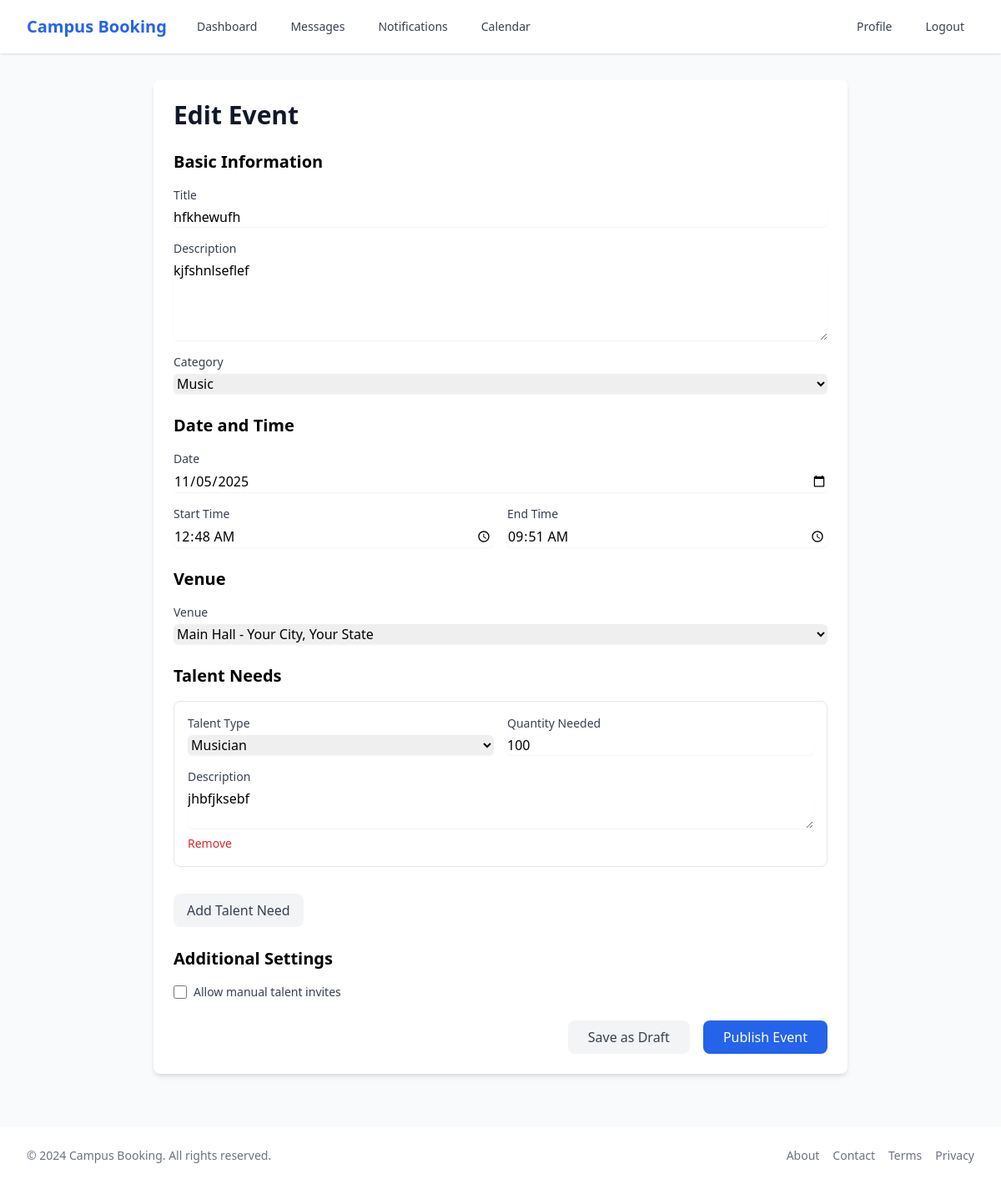
Page /events/4/edit/ (signed in) on the committed database.
### home/models.py (models this page shows, shortened)
class Event(models.Model):
    STATUS_CHOICES = [
        ('draft', 'Draft'),
        ('published', 'Published'),
        ('cancelled', 'Cancelled'),
    ]
    title = models.CharField(max_length=200)
    description = models.TextField()
    category = models.ForeignKey(Category, on_delete=models.SET_NULL, null=True)
    venue = models.ForeignKey(Venue, on_delete=models.SET_NULL, null=True)
    date = models.DateField()
    start_time = models.TimeField()
    end_time = models.TimeField()
    organizer = models.ForeignKey(User, on_delete=models.CASCADE, related_name='organized_events')
    status = models.CharField(max_length=20, choices=STATUS_CHOICES, default='draft')
    allow_manual_invites = models.BooleanField(default=True)
    created_at = models.DateTimeField(auto_now_add=True)
    updated_at = models.DateTimeField(auto_now=True)

class Category(models.Model):
    name = models.CharField(max_length=100)
    description = models.TextField(blank=True)
    created_at = models.DateTimeField(auto_now_add=True)
    class Meta:
        verbose_name_plural = "Categories"

class Venue(models.Model):
    name = models.CharField(max_length=200)
    address = models.TextField()
    city = models.CharField(max_length=100)
    state = models.CharField(max_length=100)
    zip_code = models.CharField(max_length=20)
    created_at = models.DateTimeField(auto_now_add=True)

class EventTalent(models.Model):
    TALENT_TYPE_CHOICES = [
        ('musician', 'Musician'),
        ('dancer', 'Dancer'),
        ('speaker', 'Speaker'),
        ('other', 'Other'),
    ]
    event = models.ForeignKey(Event, on_delete=models.CASCADE, related_name='talent_needs')
    talent_type = models.CharField(max_length=20, choices=TALENT_TYPE_CHOICES)
    description = models.TextField()
    quantity_needed = models.PositiveIntegerField(default=1)
    created_at = models.DateTimeField(auto_now_add=True)

### home/views.py (the view, shortened to what this page needs)
# urls.py: path('events/<int:event_id>/edit/', views.edit_event, name='edit_event'),
@login_required
def edit_event(request, event_id):
    event = get_object_or_404(Event, id=event_id)
    if request.user != event.organizer:
        messages.error(request, 'You do not have permission to edit this event.')
        return redirect('event_detail', event_id=event.id)
    context = {
        'event': event,
        'categories': Category.objects.all(),
        'venues': Venue.objects.all(),
        'talent_types': EventTalent.TALENT_TYPE_CHOICES,
    }
    return render(request, 'home/event_form.html', context)

### accounts/context_processors.py (called while the page is built)
def notification_processor(request):
    notification_count = 0
    if request.user.is_authenticated:
        notification_count = request.user.notifications.filter(is_read=False).count()
    return {
        'notification_count': notification_count
    }

### home/templates/home/event_form.html (shortened to what this page needs)
{% extends "base.html" %}
{% block content %}
<div class="max-w-4xl mx-auto px-4 sm:px-6 lg:px-8 py-8">
    <div class="bg-white rounded-lg shadow-md overflow-hidden">
        <div class="p-6">
            <h1 class="text-3xl font-bold text-gray-900 mb-6">
                {% if event %}Edit Event{% else %}Create New Event{% endif %}
            </h1>
            <form method="post" class="space-y-6">
                <div class="space-y-4">
                    <h2 class="text-xl font-semibold">Basic Information</h2>
                    <div>
                        <label for="title" class="block text-sm font-medium text-gray-700">Title</label>
                        <input type="text" name="title" id="title"
                               value="{{ event.title|default:'' }}"
                               class="mt-1 block w-full rounded-md border-gray-300 shadow-sm focus:border-blue-500 focus:ring-blue-500"
                               required>
                    </div>
                    <div>
                        <label for="description" class="block text-sm font-medium text-gray-700">Description</label>
                        <textarea name="description" id="description" rows="4"
                                  class="mt-1 block w-full rounded-md border-gray-300 shadow-sm focus:border-blue-500 focus:ring-blue-500"
                                  required>{{ event.description|default:'' }}</textarea>
                    </div>
                    <div>
                        <label for="category" class="block text-sm font-medium text-gray-700">Category</label>
                        <select name="category" id="category"
                                class="mt-1 block w-full rounded-md border-gray-300 shadow-sm focus:border-blue-500 focus:ring-blue-500"
                                required>
                            {% for category in categories %}
                            <option value="{{ category.id }}"
                                    {% if event.category.id == category.id %}selected{% endif %}>
                                {{ category.name }}
                            </option>
                            {% endfor %}
                        </select>
                    </div>
                </div>
                <div class="space-y-4">
                    <h2 class="text-xl font-semibold">Date and Time</h2>
                    <div>
                        <label for="date" class="block text-sm font-medium text-gray-700">Date</label>
                        <input type="date" name="date" id="date"
                               value="{{ event.date|date:'Y-m-d'|default:'' }}"
                               class="mt-1 block w-full rounded-md border-gray-300 shadow-sm focus:border-blue-500 focus:ring-blue-500"
                               required>
                    </div>
                    <div class="grid grid-cols-2 gap-4">
                        <div>
                            <label for="start_time" class="block text-sm font-medium text-gray-700">Start Time</label>
                            <input type="time" name="start_time" id="start_time"
                                   value="{{ event.start_time|time:'H:i'|default:'' }}"
                                   class="mt-1 block w-full rounded-md border-gray-300 shadow-sm focus:border-blue-500 focus:ring-blue-500"
                                   required>
                        </div>
                        <div>
                            <label for="end_time" class="block text-sm font-medium text-gray-700">End Time</label>
                            <input type="time" name="end_time" id="end_time"
                                   value="{{ event.end_time|time:'H:i'|default:'' }}"
                                   class="mt-1 block w-full rounded-md border-gray-300 shadow-sm focus:border-blue-500 focus:ring-blue-500"
                                   required>
                        </div>
                    </div>
                </div>
                <div class="space-y-4">
                    <h2 class="text-xl font-semibold">Venue</h2>
                    <div>
                        <label for="venue" class="block text-sm font-medium text-gray-700">Venue</label>
                        <select name="venue" id="venue"
                                class="mt-1 block w-full rounded-md border-gray-300 shadow-sm focus:border-blue-500 focus:ring-blue-500"
                                required>
                            {% for venue in venues %}
                            <option value="{{ venue.id }}"
                                    {% if event.venue.id == venue.id %}selected{% endif %}>
                                {{ venue.name }} - {{ venue.city }}, {{ venue.state }}
                            </option>
                            {% endfor %}
                        </select>
                    </div>
                </div>
                <div class="space-y-4">
                    <h2 class="text-xl font-semibold">Talent Needs</h2>
                    <div id="talent-needs-container">
                        {% if event.talent_needs.all %}
                            {% for talent in event.talent_needs.all %}
                            <div class="talent-need border rounded-lg p-4 mb-4">
                                <div class="grid grid-cols-2 gap-4">
                                    <div>
                                        <label class="block text-sm font-medium text-gray-700">Talent Type</label>
                                        <select name="talent_type[]"
                                                class="mt-1 block w-full rounded-md border-gray-300 shadow-sm focus:border-blue-500 focus:ring-blue-500"
                                                required>
                                            {% for type in talent_types %}
                                            <option value="{{ type.0 }}"
                                                    {% if talent.talent_type == type.0 %}selected{% endif %}>
                                                {{ type.1 }}
                                            </option>
                                            {% endfor %}
                                        </select>
                                    </div>
                                    <div>
                                        <label class="block text-sm font-medium text-gray-700">Quantity Needed</label>
                                        <input type="number" name="quantity_needed[]"
                                               value="{{ talent.quantity_needed }}"
                                               class="mt-1 block w-full rounded-md border-gray-300 shadow-sm focus:border-blue-500 focus:ring-blue-500"
                                               required min="1">
                                    </div>
                                </div>
                                <div class="mt-4">
                                    <label class="block text-sm font-medium text-gray-700">Description</label>
                                    <textarea name="talent_description[]" rows="2"
                                              class="mt-1 block w-full rounded-md border-gray-300 shadow-sm focus:border-blue-500 focus:ring-blue-500"
                                              required>{{ talent.description }}</textarea>
                                </div>
                                <button type="button" class="mt-2 text-red-600 hover:text-red-800 text-sm"
                                        onclick="removeTalentNeed(this)">
                                    Remove
                                </button>
                            </div>
                            {% endfor %}
                        {% endif %}
                    </div>
                    <button type="button"
                            class="bg-gray-100 text-gray-700 px-4 py-2 rounded-lg hover:bg-gray-200"
                            onclick="addTalentNeed()">
                        Add Talent Need
                    </button>
                </div>
                <div class="space-y-4">
                    <h2 class="text-xl font-semibold">Additional Settings</h2>
                    <div class="flex items-center">
                        <input type="checkbox" name="allow_manual_invites" id="allow_manual_invites"
                               class="h-4 w-4 text-blue-600 focus:ring-blue-500 border-gray-300 rounded">
                        <label for="allow_manual_invites" class="ml-2 block text-sm text-gray-700">
                            Allow manual talent invites
                        </label>
                    </div>
                </div>
                <div class="flex justify-end space-x-4">
                    <button type="submit" name="action" value="draft"
                            class="bg-gray-100 text-gray-700 px-6 py-2 rounded-lg hover:bg-gray-200">
                        Save as Draft
                    </button>
                    <button type="submit" name="action" value="publish"
                            class="bg-blue-600 text-white px-6 py-2 rounded-lg hover:bg-blue-700">
                        Publish Event
                    </button>
                </div>
            </form>
        </div>
    </div>
</div>
{% endblock %}

### accounts/static/accounts/css/forms.css (style rules this page uses)
input[type="text"], input[type="email"], input[type="password"], textarea { @apply mt-1 block w-full rounded-md border-gray-300 shadow-sm focus:border-blue-500 focus:ring-blue-500 sm:text-sm; }
label { @apply block text-sm font-medium text-gray-700; }

### templates/base.html (style rules this page uses)
:root { color-scheme: light; }
body { @apply bg-gray-50 text-gray-900; }
.bg-white { @apply bg-white; }
.text-gray-700 { @apply text-gray-700; }
.border-gray-300 { @apply border-gray-300; }

### rows in the picture
Event: title "hfkhewufh", description "kjfshnlseflef", category "Music", date "11/05/2025", start_time "00:48", end_time "09:51", venue "Main Hall - Your City, Your State"
EventTalent: talent_type "Musician", quantity_needed "100", description "jhbfjksebf"
